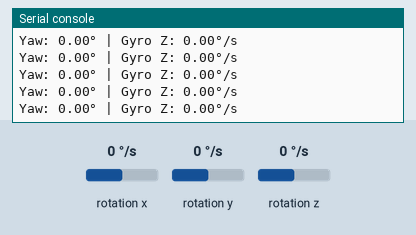
Bench run of a program on a simulated Raspberry Pi Pico running MicroPython. Shown: the last lines printed to the serial console. Inputs (shaded band) come from the test bench; at power-on: rotation z 0 °/s, rotation x 0 °/s, rotation y 0 °/s. Library files of the repository ran but are not shown: MPU6050.py.

Above: at 2.9 s.
3.0 s: rotation z set to -192 °/s
At 4.0 s:
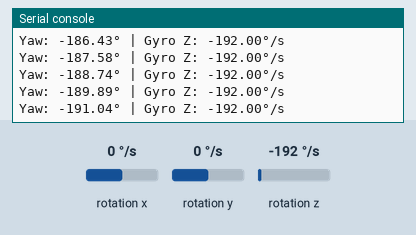
4.5 s: rotation x set to -192 °/s
At 5.0 s:
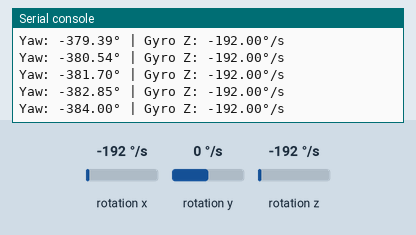
6.0 s: rotation y set to -192 °/s
At 7.1 s:
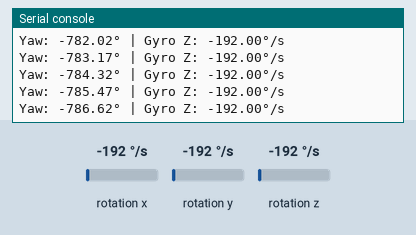
Timing chart, 0 to 9.0 s (numbered marks = the images above; inputs shaded):
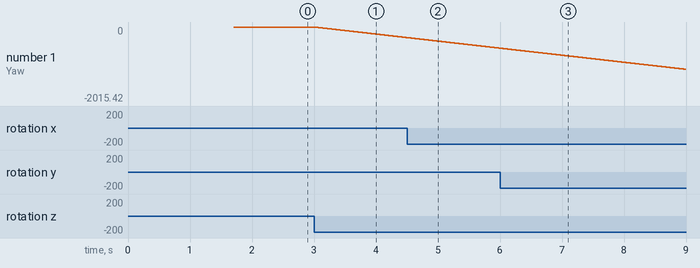

Measured:
- after the input at 3.0 s, the serial console: prints a new line at once (image 1)
- plotted number 1: 0 → -287.23 after the input at 3.0 s

The program:

imutest3.py
```python
import machine
import time
import math
import MPU6050

# Set up I2C interface for MPU6050
i2c = machine.I2C(0, sda=machine.Pin(4), scl=machine.Pin(5))
other=machine.I2C(1, sda=machine.Pin(2), scl=machine.Pin(3))
mpu = MPU6050.MPU6050(i2c)
mpu.wake()

# Gyro sensitivity for ±250°/s range
GYRO_SENSITIVITY = 1

# ====== Gyro Calibration ======
num_samples = 500
gyro_bias_z = 0

print("Calibrating gyroscope... Keep the sensor still.")

for _ in range(num_samples):
    gx, gy, gz = mpu.read_gyro_data()
    gyro_bias_z += gz

gyro_bias_z /= num_samples

print(f"Calibration complete. Bias: Z={gyro_bias_z:.2f}")

yaw = 0
prev_time = time.ticks_ms()

while True:
    gyro_x, gyro_y, gyro_z = mpu.read_gyro_data()
    curr_time = time.ticks_ms()
    dt = (curr_time - prev_time) / 1000  # Convert ms to seconds

    # Subtract bias (drift correction)
    gyro_z -= gyro_bias_z

    # Convert gyro rate to angle (integration)
    yaw += (gyro_z / GYRO_SENSITIVITY) * dt

    # Keep yaw within 0-360° range

    print(f"Yaw: {yaw:.2f}° | Gyro Z: {(gyro_z):.2f}°/s")

    prev_time = curr_time
```
